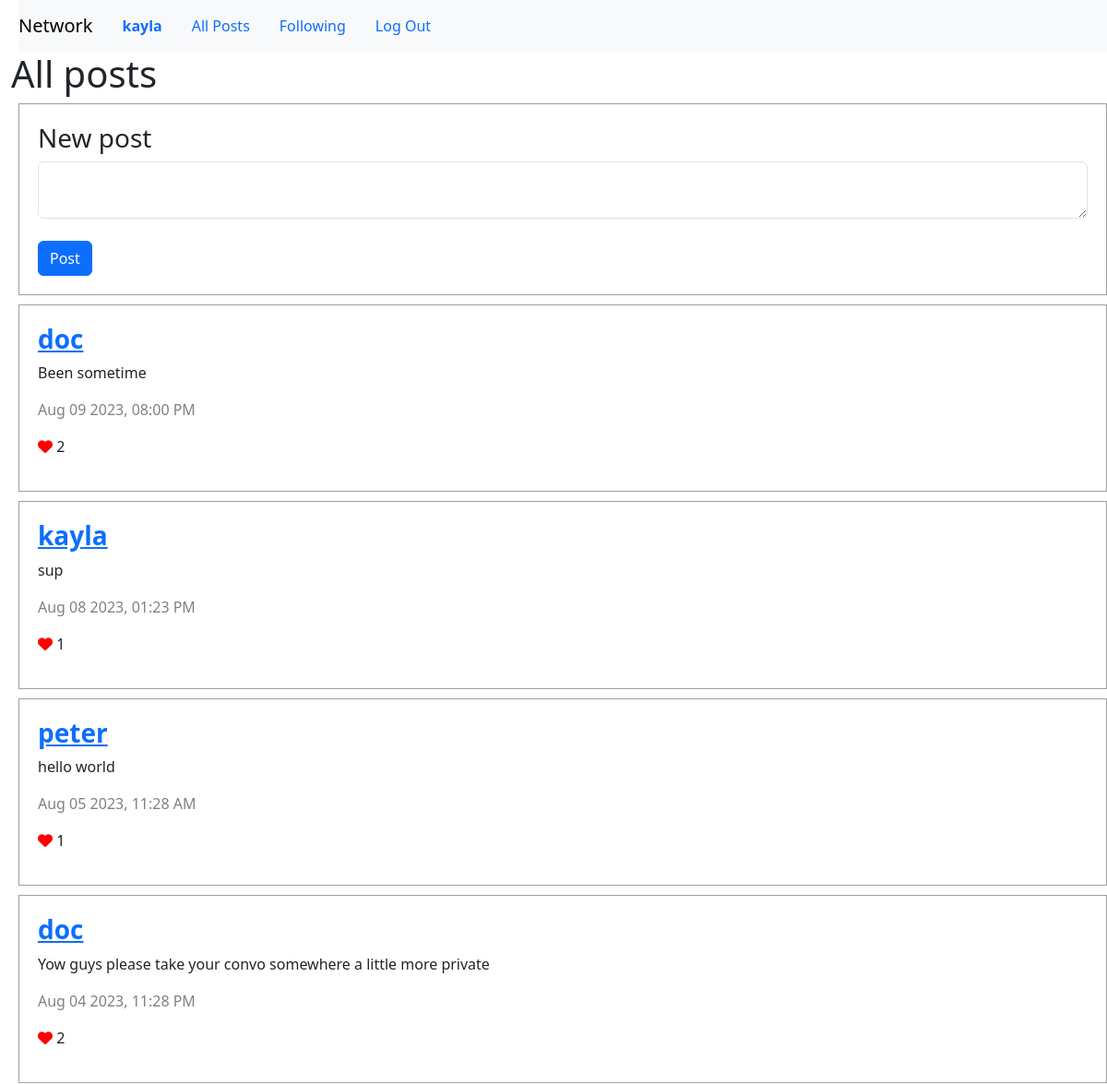
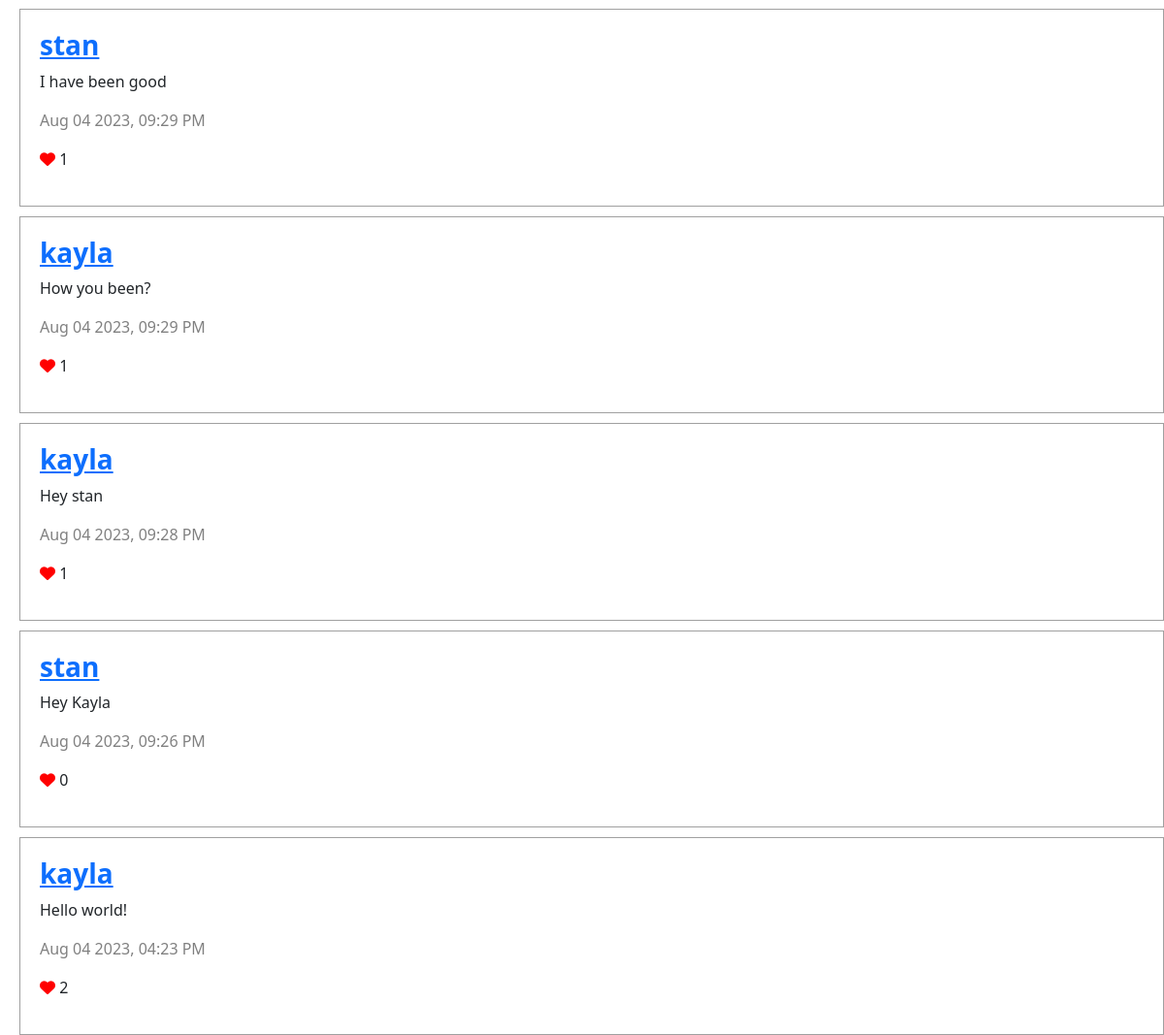
The app's page / (signed in) with its own data (2 pictures, top to bottom).
### network/models.py (models this page shows)
class User(AbstractUser):
    pass

class Post(models.Model):
    user= models.ForeignKey(User, on_delete=models.CASCADE, related_name="emails")
    text=models.TextField(blank=True)
    timestamp = models.DateTimeField(auto_now_add=True)
    def serialize(self):
        try:
            likes_count=Like.objects.filter(post=self).all().count()
        except Like.DoesNotExist:
            likes_count=0
        return{
            "id":self.id,
            "user":self.user.username,
            "text":self.text,
            "likes":likes_count,
            "timestamp":self.timestamp.strftime("%b %d %Y, %I:%M %p"),
        }

### network/views.py (the view)
# urls.py: path("", views.index, name="index"),
def index(request):
    posts=Post.objects.all()
    posts=posts.order_by("-timestamp").all()
    serializedposts=[post.serialize() for post in posts]
    return render(request,'network/index.html',{
        "posts":serializedposts,
        "ispost":request.user
    })

### network/templates/network/index.html (shortened to what this page needs)
{% extends "network/layout.html" %}
{%load static%}
{% block body %}
 <h1>All posts</h1>
<div id="newposts">
    <h3>New post</h3>
    <form>
        <textarea class="form-control" id="text" rows="2" cols="50"></textarea></br>
        <input type="submit" class="btn btn-primary" value="Post" id="btn" data-url="{% url 'post'%}"/>
    </form>
</div>
    <div id="posts" data-url="{%url 'post'%}">
        {%for post in posts %}
          <div class="post">
          <h3><a href="{%url 'profile' post.user%}"><strong>{{post.user}}</strong></a></h3>
          <p>{{post.text}}</p>
          <p class="time">{{post.timestamp}}</p>
          <p><i class="fas fa-heart" data-url="{% url 'like' post.id %}"></i> {{post.likes}}</p>
         </div>
        {%endfor%}
    </div>
{% endblock %}

### network/templates/network/layout.html (shortened to what this page needs)
{% load static %}
<!DOCTYPE html>
<html lang="en">
    <head>
        <link rel="stylesheet" href="https://cdn.jsdelivr.net/npm/bootstrap@5.3.1/dist/css/bootstrap.min.css">
        <link href="{% static 'network/styles.css' %}" rel="stylesheet">
    </head>
    <body>
        <nav class="navbar navbar-expand-lg navbar-light bg-light">
            <a class="navbar-brand" href="#">Network</a>
            <div>
              <ul class="nav">
                {% if user.is_authenticated %}
                    <li class="nav-item">
                        <a class="nav-link" href="{%url 'profile' user.username %}"><strong>{{ user.username }}</strong></a>
                    </li>
                {% endif %}
                <li class="nav-item">
                  <a class="nav-link" href="{% url 'index' %}">All Posts</a>
                </li>
                {% if user.is_authenticated %}
                    <li class="nav-item">
                        <a class="nav-link" href="{%url 'following'%}">Following</a>
                    </li>
                    <li class="nav-item">
                        <a class="nav-link" href="{% url 'logout' %}">Log Out</a>
                    </li>
                {% endif %}
              </ul>
            </div>
          </nav>
        <div class="body">
            {% block body %}
            {% endblock %}
        </div>
    </body>
</html>

### network/static/network/styles.css (style rules this page uses)
body { margin-left: 20px; }
#newposts { border: 1px solid rgb(158, 157, 157); padding: 20px; }
.post { border: 1px solid rgb(160, 160, 160); margin-top: 10px; padding: 20px; }
h1 { margin-left: -8px; }
.time { color:gray; }
.fas { color: red; }

### records on screen
User: username "kayla", user "kayla" "kayla" "kayla" "kayla"
User: user "doc" "doc"
Post: text "Been sometime"
Post: text "sup"
User: user "peter"
Post: text "hello world"
Post: text "Yow guys please take your convo somewhere a little more private"
User: user "stan" "stan"
Post: text "I have been good"
Post: text "How you been?"
Post: text "Hey stan"
Post: text "Hey Kayla"
Post: text "Hello world!"

### other values on screen
{{ post.timestamp }} "Aug 09 2023, 08:00 PM" "Aug 08 2023, 01:23 PM" "Aug 05 2023, 11:28 AM" "Aug 04 2023, 11:28 PM" "Aug 04 2023, 09:29 PM" "Aug 04 2023, 09:29 PM" "Aug 04 2023, 09:28 PM" "Aug 04 2023, 09:26 PM" "Aug 04 2023, 04:23 PM"
{{ post.likes }} "2" "1" "1" "2" "1" "1" "1" "0" "2"
